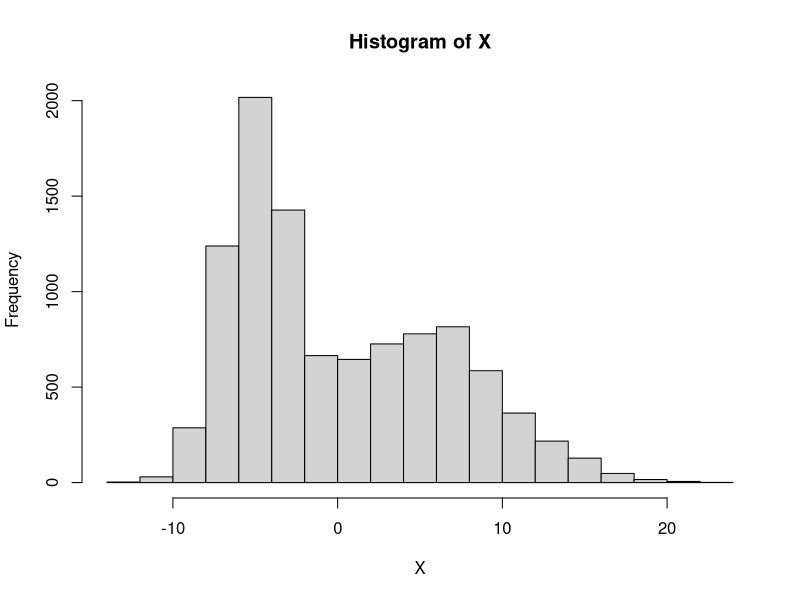
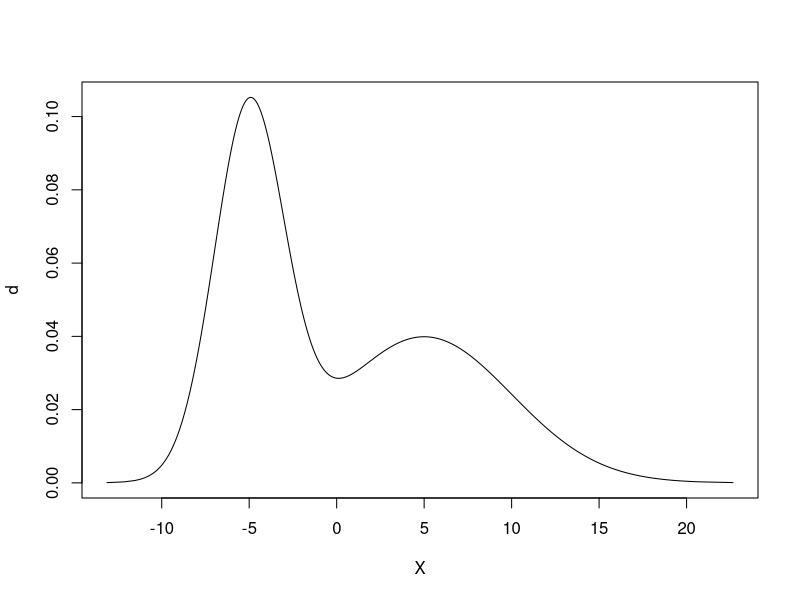
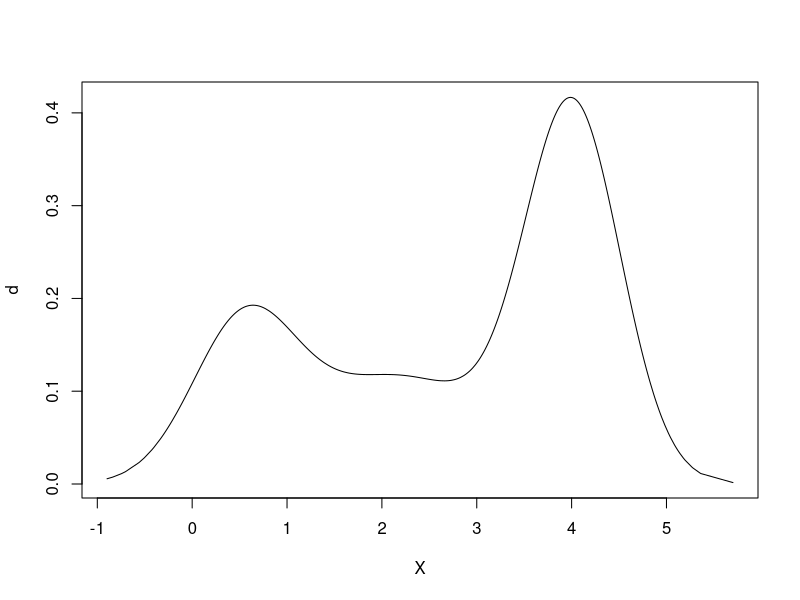
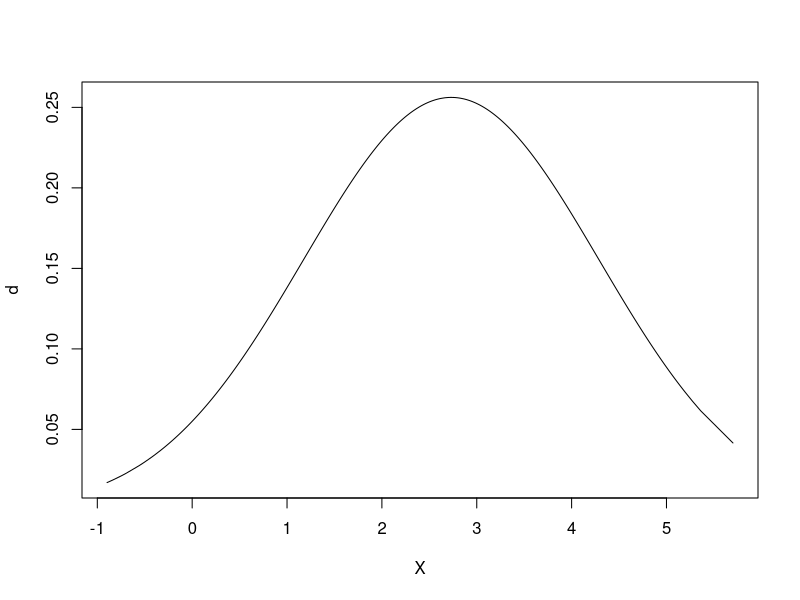
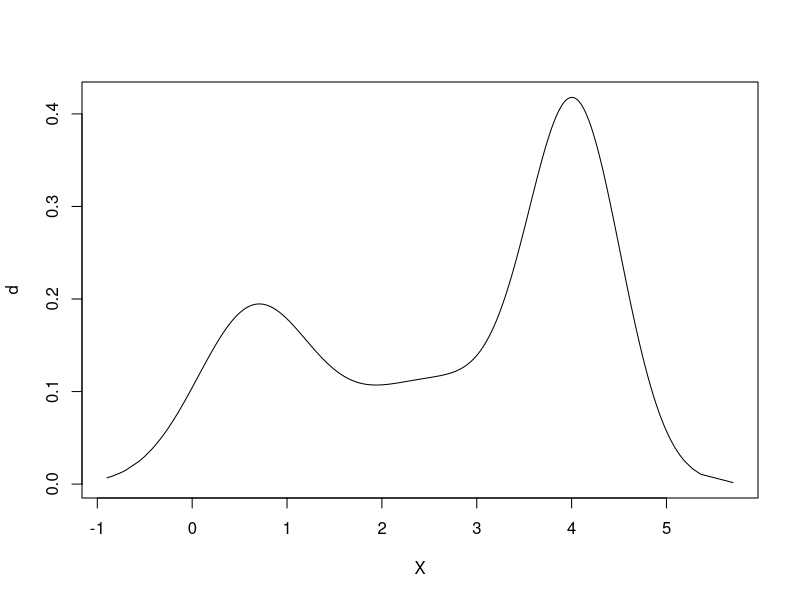
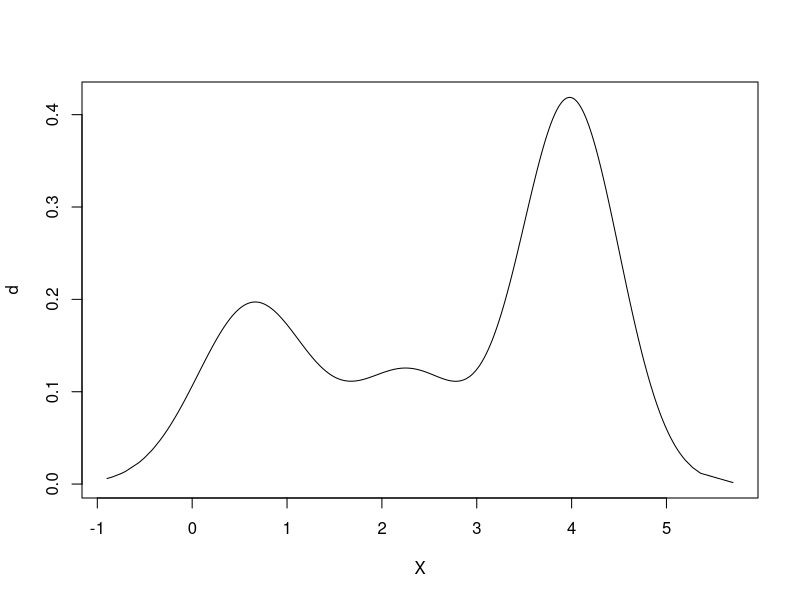

Write the R code that produced these figures, in order.
## ---- chunk 1
rm(list=ls()) #clears your workspace
## ---- chunk 2
rmixt <- function(n, w, mu, sigma) {
  k <- sample(1:length(w), n, replace = TRUE, prob = w) 
  rnorm(n, mean = mu[k], sd = sigma[k]) 
}

X <- rmixt(10^4, c(0.5,0.5), c(-5,5), c(2,5))
hist(X)
## ---- chunk 3
dmixt <- function(x, w, mu, sigma) {
  sapply(x, FUN=function(x_) sum(w * dnorm(x_, mu, sigma)))
}

X <- sort(X)
d <- dmixt(X, c(0.5,0.5), c(-5,5), c(2,5))
plot(X, d, type = 'l')
## ---- chunk 4
fit_em <- function(x, w, mu, sigma, eps) {

  if_pass <- 0 # check if meet converging criteria
  i <- 0       # counter
  while(!if_pass){
    sum_pie <- sapply(1:length(w),   # sum pi for i from 1 to n
       FUN=function(k) sum(w[k]*dnorm(x, mu[k], sigma[k])/dmixt(x, w, mu, sigma)))
    w_new <- sum_pie/sum(sum_pie)
    
    sum_Xpie <- sapply(1:length(w), 
       FUN=function(k) sum(x*w[k]*dnorm(x, mu[k], sigma[k])/dmixt(x, w, mu, sigma)))
    mu_new <- sum_Xpie/sum_pie 
    
    sum_MSEpie <- sapply(1:length(w), 
       FUN=function(k) sum((x-mu[k])^2*w[k]*dnorm(x, mu[k], sigma[k])/dmixt(x, w, mu, sigma)))
    sigma_new <- sqrt(sum_MSEpie/sum_pie)
    
    if_pass <- prod((w_new - w) < eps)*
               prod((mu_new - mu) < eps)*
               prod((sigma_new - sigma) < eps)
    
    i <- i + 1
    w <- w_new
    mu <- mu_new
    sigma <- sigma_new
  }
  cat('A total of ',i,' iterations.\n')
  return(list('w' = w, 'mu' = mu, 'sigma' = sigma))
}

results <- fit_em(X, c(0.4,0.6), c(-4,6), c(2,4), 10^-3)
results
## ---- chunk 5
set.seed(5)
w_true <- c(0.2, 0.3, 0.5)
mu_true <- c(0.5, 2, 4)
sigma_true <- c(0.5, 1, 0.5)
X <- rmixt(1000, w_true, mu_true, sigma_true)
## ---- chunk 6
### sort X
X <- sort(X)
## ---- chunk 7
w <- w_true; mu <- mu_true; sigma <- sigma_true

results <- fit_em(X, w, mu, sigma, 10^-3)
print(results)
d <- dmixt(X, results$w, results$mu, results$sigma)
plot(X, d, type = 'l') 
## ---- chunk 8
w <- rep(1/3, 3); mu <- rep(mean(X), 3); sigma <- rep(sd(X), 3)

results <- fit_em(X, w, mu, sigma, 10^-3)
print(results)
d <- dmixt(X, results$w, results$mu, results$sigma)
plot(X, d, type = 'l') 
## ---- chunk 9
w <- rep(1/3, 3); mu <- mean(X) + sd(X) * c(-1, 0, 1); sigma <- rep(sd(X), 3)

results <- fit_em(X, w, mu, sigma, 10^-3)
print(results)
d <- dmixt(X, results$w, results$mu, results$sigma)
plot(X, d, type = 'l') 
## ---- chunk 10
clusters <- kmeans(X, 3)$cluster
w <- table(clusters) / length(X)
mu <- tapply(X, clusters, mean)
sigma <- tapply(X, clusters, sd)

results <- fit_em(X, w, mu, sigma, 10^-3)
print(results)
d <- dmixt(X, results$w, results$mu, results$sigma)
plot(X, d, type = 'l') 
## ---- chunk 11
set.seed(5)
X <- rexp(500)
Y <- 2 + 0.5 * X + rnorm(500)
dat <- data.frame(Y, X)
## ---- chunk 12
fit <- lm(Y ~ X, data = dat)
confint(fit)
## ---- chunk 13
#### Empirical bootstrap algorithm
B <- 1000
set.seed(1000)

M1 <- model.matrix(fit)

beta_stars <- t(sapply(1:B, function(b){
  y <- fit$fitted  + sample(residuals(fit), replace = TRUE) # empirical 
  bstar <- coefficients(lm(y ~ M1 - 1, data = dat)) 
  return(t(bstar))
  }))

### construct the confident intervals
se_boot <- apply(beta_stars, 2, sd) # Bootstrap se's of the coefficients
results <- rep(fit$coefficients, 2) + # estimate of the coefficients
  rep(se_boot,2) * qnorm(c(0.025, 0.025, 0.975, 0.975)) 
names(results) <- c('int_low', 'beta_low', 'int_high', 'beta_high')

results 
